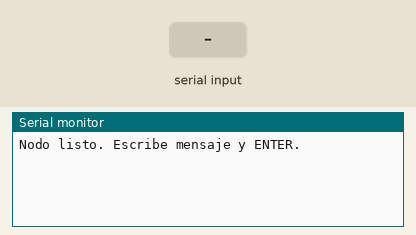
The sketch below on a simulated Arduino Uno, built with avr-gcc and run on an emulated ATmega328P. On the bench: the last lines printed to the serial monitor. Inputs (shaded band) come from the test bench.

Above: at 1.2 s.
1.3 s: "1\n" received over Serial
At 2.5 s:
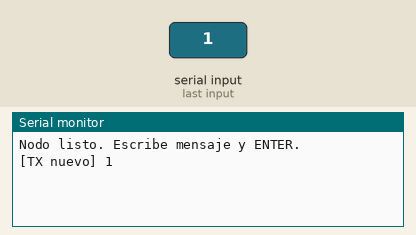
2.8 s: "1\n" received over the second serial link
At 4.1 s:
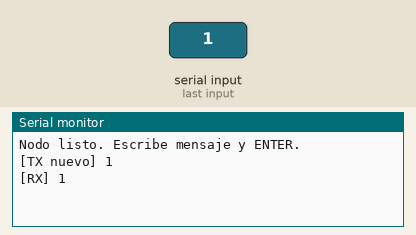
4.4 s: "0\n" received over Serial
At 5.6 s:
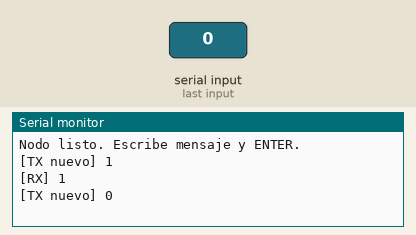
5.9 s: "0\n" received over the second serial link
At 7.1 s:
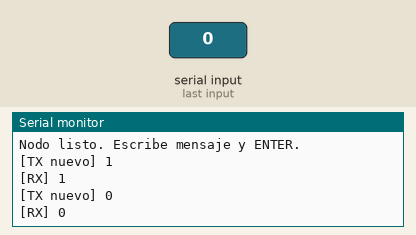

The sketch:

anillo.ino
```cpp
#include <SoftwareSerial.h>
SoftwareSerial link(2, 3); // RX=2, TX=3

String currentMsg = "";   // último mensaje activo
bool hasMsg = false;      // indica si hay un mensaje circulando

void setup() {
  Serial.begin(115200);
  link.begin(38400);
  Serial.println(F("Nodo listo. Escribe mensaje y ENTER."));
}

void loop() {
  // --- Entrada desde PC ---
  if (Serial.available()) {
    String msg = Serial.readStringUntil('\n');
    if (msg.endsWith("\r")) msg.remove(msg.length() - 1);
    if (msg.length() > 0) {
      currentMsg = msg;
      hasMsg = true;
      Serial.print(F("[TX nuevo] ")); Serial.println(currentMsg);
      link.println(currentMsg);  // lo lanza a la red
    }
  }

  // --- Entrada desde el enlace ---
  if (link.available()) {
    String msg = link.readStringUntil('\n');
    if (msg.endsWith("\r")) msg.remove(msg.length() - 1);
    if (msg.length() > 0) {
      currentMsg = msg;   // actualiza con lo recibido
      hasMsg = true;
      Serial.print(F("[RX] ")); Serial.println(currentMsg);
    }
  }

  // --- Reenvío infinito ---
  if (hasMsg) {
    link.println(currentMsg);
    delay(200); // controla la velocidad del eco (ajusta si hace falta)
  }
}
```

Measured:
- after the input at 1.3 s, the serial monitor: prints a new line at once (image 1)
- after the input at 2.8 s, the serial monitor: prints a new line after 0.11 s (image 2)
- after the input at 4.4 s, the serial monitor: prints a new line after 0.12 s (image 3)
- after the input at 5.9 s, the serial monitor: prints a new line at once (image 4)
